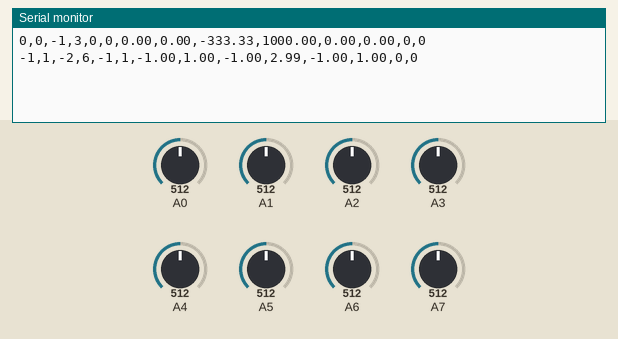
A sketch run on a simulated Arduino Nano, built with avr-gcc and run on an emulated ATmega328P. Parts: the last lines printed to the serial monitor. The test bench sets the inputs (shaded band); at power-on: A0 = 512, A1 = 512, A2 = 512, A3 = 512, A4 = 512, A5 = 512, A6 = 512, A7 = 512.

Above: at 1.8 s.
1.9 s: A0 set to 716
At 2.8 s:
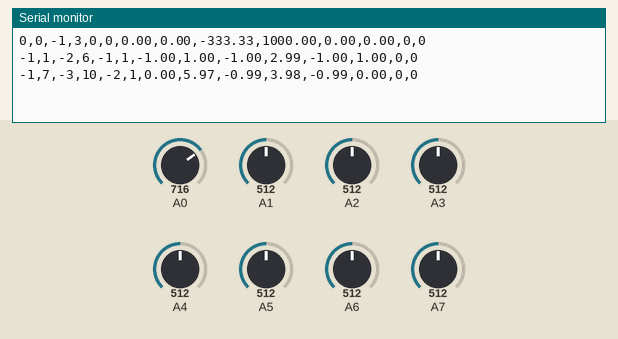
3.4 s: A1 set to 716
At 4.7 s:
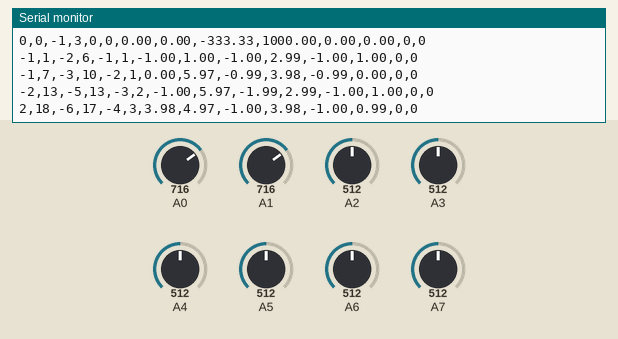
4.9 s: A2 set to 716
At 5.8 s:
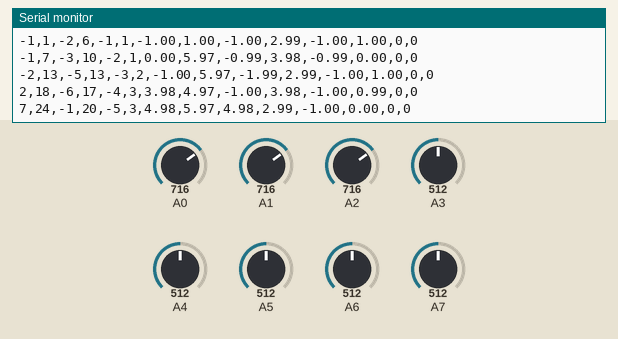
6.4 s: A3 set to 716
At 7.7 s:
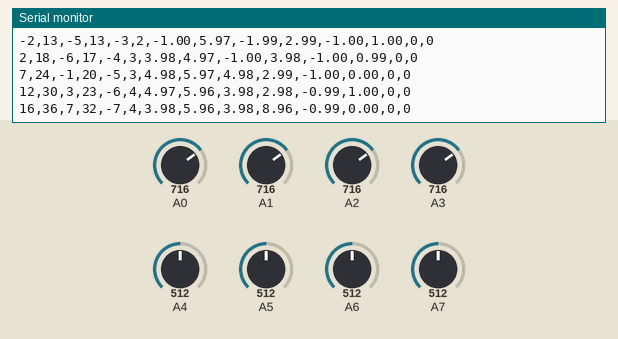
7.9 s: A4 set to 716
At 8.8 s:
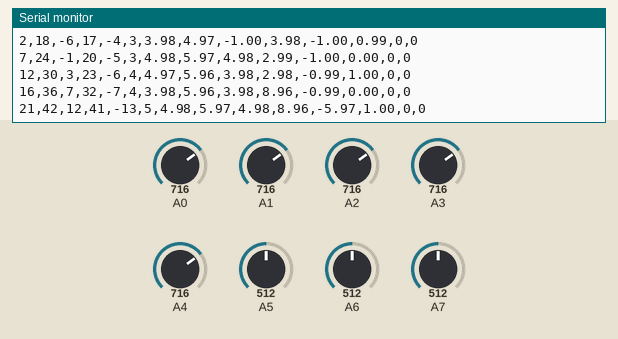
9.4 s: A5 set to 716
At 10.7 s:
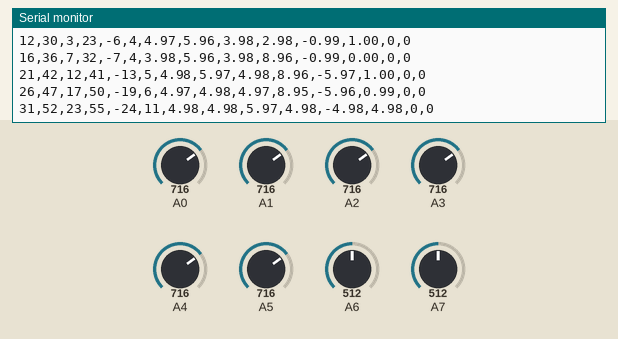
Timing chart, 0 to 11.9 s (numbered marks = the images above; inputs shaded):
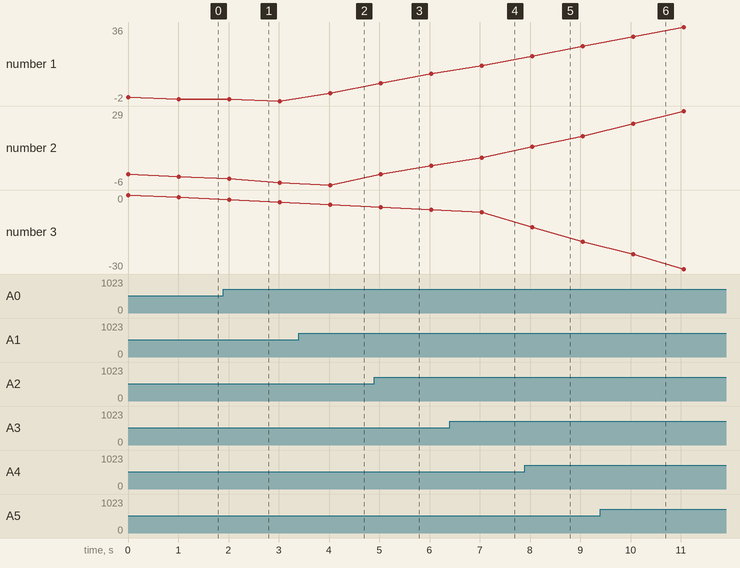

The sketch:

Read_Angles_ino.ino
```cpp
// Pot Mappings. Format VMax | VMin | AMax | AMin | PIN | PrevPosition | Prev Time
float R_Thaigh[7] = {0.71, 0.15, 90, -90, A1, 0, 0};
float R_Knee[7]   = {0.68, 0.18, 90, -65, A0, 0, 0};
float R_Ankle[7]  = {0.52, 0.33, 27, -45, A2, 0, 0};
float L_Thaigh[7]  = {0.58, 0.04, 90, -90, A3, 0, 0};
float L_Knee[7]  = {0.11, 0.66, 90, -90, A4, 0, 0};
float L_Ankle[7]  = {0.47, 0.28, 27, -40, A5, 0, 0};

// Number of readings to use for the moving average
const int numReadings = 10;
bool LContact = false;
bool RContact = false;

// Arrays to store readings and indices for each joint
int readings[6][numReadings];
int indices[6] = {0, 0, 0, 0, 0, 0};

void setup() {
  Serial.begin(9600); // Initialize serial communication at 9600 baud

  // Initialize arrays to 0
  for (int i = 0; i < 6; ++i) {
    for (int j = 0; j < numReadings; ++j) {
      readings[i][j] = 0;
    }
  }
}

void loop() {
  int L_Foot_Reading = analogRead(A6);
  int R_Foot_Reading = analogRead(A7);

  float L_Foot = (L_Foot_Reading * 3.3) / 4095.0;
  float R_Foot = (R_Foot_Reading * 3.3) / 4095.0;

  if (L_Foot > 0.75) {
    LContact = true;
  } else {
    LContact = false;
  }

  if (R_Foot > 0.75) {
    RContact = true;
  } else {
    RContact = false;
  }


  // Read angles for each joint
  int joint_angles[6]  = {
    potToVoltage(R_Thaigh),
    potToVoltage(R_Knee),
    potToVoltage(R_Ankle),
    potToVoltage(L_Thaigh),
    potToVoltage(L_Knee),
    potToVoltage(L_Ankle)
  };

  float averaged_angles[6]; // Array to store averaged angles for each joint

  // Update the moving average for each joint
  for (int i = 0; i < 6; ++i) {
    // Subtract the oldest reading
    readings[i][indices[i]] = joint_angles[i];
    // Calculate the average
    int total = 0;
    for (int j = 0; j < numReadings; ++j) {
      total += readings[i][j];
    }
    int average = total / numReadings;
    averaged_angles[i] = average; // Store the averaged angle
    // Send the averaged value for each joint
    Serial.print(average);
    if (i < 5) {
      Serial.print(",");
    }
  }

  Serial.print(",");
  velocity(R_Thaigh, averaged_angles[0]);
  velocity(R_Knee, averaged_angles[1]);
  velocity(R_Ankle, averaged_angles[2]);

  velocity(L_Thaigh, averaged_angles[3]);
  velocity(L_Knee, averaged_angles[4]);
  velocity(L_Ankle, averaged_angles[5]);

  Serial.print(LContact);
  Serial.print(",");
  Serial.print(RContact);
  Serial.println();

  // Move to the next position in the array
  for (int i = 0; i < 6; ++i) {
    indices[i] = (indices[i] + 1) % numReadings;
  }

  delay(1000); // Delay for 1 second (adjust as needed)
}

// Function to convert raw ADC value to voltage
float potToVoltage(float joint[7]) {
  int rawValue = analogRead(joint[4]);
  // Arduino Due has a 12-bit ADC, so the maximum value is 2^12 - 1 = 4095
  const float referenceVoltage = 3.3; // Arduino Due operates at 3.3V
  // Convert raw ADC value to voltage
  float voltage = (rawValue * referenceVoltage) / 4095.0;
  int angle = int(fmap(voltage, joint[1], joint[0], joint[3], joint[2]));

  return angle;
}


float velocity(float joint[7], float averagedAngle) {
  // Calculate velocity using averaged angle
  float deltaTime = (millis() - joint[6]) / 1000.0; // Time in seconds
  float deltaAngle = averagedAngle - joint[5];
  float velocity = deltaAngle / deltaTime; // Angular velocity in degrees per second
  // Update the stored previous position and time
  joint[5] = averagedAngle;  // Update prevPosition with averaged angle
  joint[6] = millis();       // Update prevTime

  Serial.print(velocity);
  Serial.print(',');
  return velocity;
}


float fmap(float x, float in_min, float in_max, float out_min, float out_max) {
  return (x - in_min) * (out_max - out_min) / (in_max - in_min) + out_min;
}
```

Measured:
- after the input at 1.9 s, the serial monitor: prints a new line after 0.11 s (image 1)
- after the input at 3.4 s, the serial monitor: prints a new line after 0.62 s (image 2)
- after the input at 4.9 s, the serial monitor: prints a new line after 0.13 s (image 3)
- after the input at 6.4 s, the serial monitor: prints a new line after 0.64 s (image 4)
- after the input at 7.9 s, the serial monitor: prints a new line after 0.15 s (image 5)
- after the input at 9.4 s, the serial monitor: prints a new line after 0.66 s (image 6)
- plotted number 3: -7 → -19 after the input at 7.9 s
